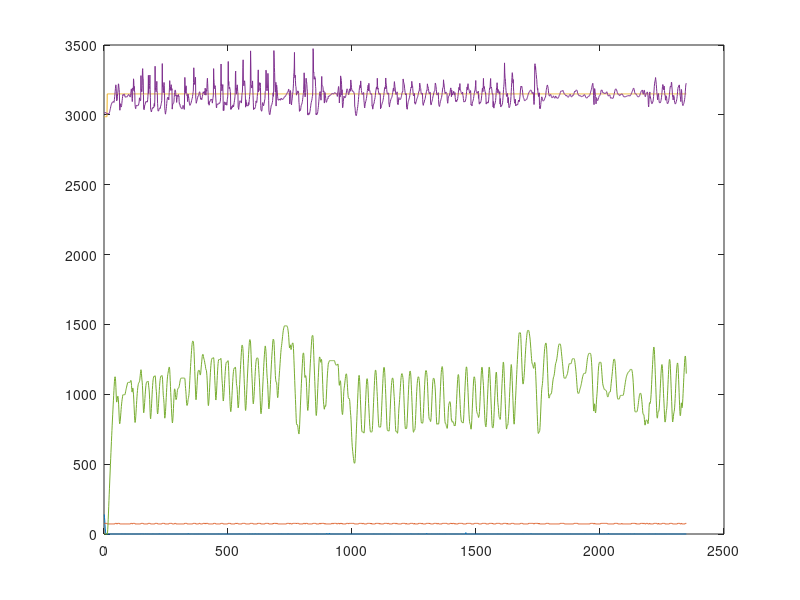

Source code (MATLAB):
fileID = fopen('mester_answer_Ex1.txt','r');
A=zeros(5);
B=1;
C=1;
for i = 1:115
    formatSpec = ' Sensor : %f motor %s pressure : %f %f %f';
    temp = fscanf(fileID,formatSpec);
    A(i,1)=temp(1);
    if(temp(2)==76)
        A(i,2)='L';
        A(i,3)=temp(5);
        A(i,4)=temp(6);
        A(i,5)=temp(7);
    else
        A(i,2)='H';
        A(i,3)=temp(6);
        A(i,4)=temp(7);
        A(i,5)=temp(8);
    end
    formatSpec = '%f';
    B(i) = fscanf(fileID,formatSpec);
    formatSpec = 'target_pressure=%f;';
    C(i) = fscanf(fileID,formatSpec);
end

for i = 116:2348
    formatSpec = ' Sensor : %f motor %s pressure : %f %f %f';
    temp = fscanf(fileID,formatSpec);
    A(i,1)=temp(1);
    if(temp(2)==76)
        A(i,2)='L';
        A(i,3)=temp(5);
        A(i,4)=temp(6);
        A(i,5)=temp(7);
    else
        A(i,2)='H';
        A(i,3)=temp(6);
        A(i,4)=temp(7);
        A(i,5)=temp(8);
    end
    formatSpec = '%f';
    B(i) = fscanf(fileID,formatSpec);
end
% A(1) 압력센서 값
% A(2) motor LOW(76) HIGH(72)
% A(3) target pressure
% A(4) current pressure
% A(5) motor current degree
% B motor speed
% C target pressure

figure(5),plot(A);


